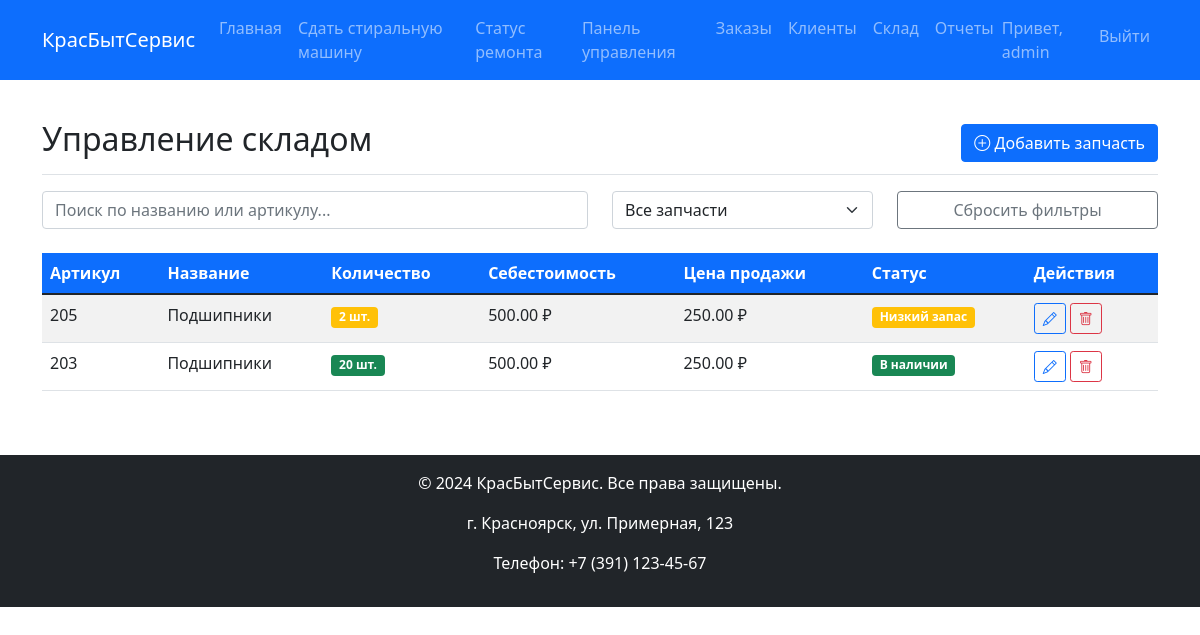
The page /warehouse (signed in) on the database its author committed.
### models.py (models this page shows)
class User(UserMixin, db.Model):
    id = db.Column(db.Integer, primary_key=True)
    username = db.Column(db.String(80), unique=True, nullable=False)
    password_hash = db.Column(db.String(120), nullable=False)
    role = db.Column(db.String(20), nullable=False)  # admin, manager, master

class SparePart(db.Model):
    id = db.Column(db.Integer, primary_key=True)
    name = db.Column(db.String(100), nullable=False)
    article = db.Column(db.String(50), unique=True)
    quantity = db.Column(db.Integer, default=0)
    cost_price = db.Column(db.Float)
    retail_price = db.Column(db.Float)
    min_stock = db.Column(db.Integer, default=5)

### app.py (the view)
@app.route('/warehouse')
@login_required
def warehouse():
    spare_parts = SparePart.query.all()
    return render_template('warehouse.html', spare_parts=spare_parts)

### app.py (called while the page is built)
@login_manager.user_loader
def load_user(user_id):
    return User.query.get(int(user_id))

@app.context_processor
def utility_processor():
    return {
        'calculate_total_profit': calculate_total_profit,
        'get_status_badge_class': get_status_badge_class
    }

@app.context_processor
def utility_processor():
    return dict(calculate_client_total=calculate_client_total)

### templates/warehouse.html (shortened to what this page needs)
{% extends "base.html" %}
{% block content %}
<div class="d-flex justify-content-between flex-wrap flex-md-nowrap align-items-center pt-3 pb-2 mb-3 border-bottom">
    <h1 class="h2">Управление складом</h1>
    <div class="btn-toolbar mb-2 mb-md-0">
        <button type="button" class="btn btn-primary" data-bs-toggle="modal" data-bs-target="#addSparePartModal">
            <i class="bi bi-plus-circle"></i> Добавить запчасть
        </button>
    </div>
</div>
<div class="row mb-4">
    <div class="col-md-6">
        <input type="text" class="form-control" id="searchInput" placeholder="Поиск по названию или артикулу...">
    </div>
    <div class="col-md-3">
        <select class="form-select" id="stockFilter">
            <option value="all">Все запчасти</option>
        </select>
    </div>
    <div class="col-md-3">
        <button class="btn btn-outline-secondary w-100" onclick="resetFilters()">Сбросить фильтры</button>
    </div>
</div>
<div class="table-responsive">
    <table class="table table-striped table-hover" id="warehouseTable">
        <thead class="table-dark">
            <tr>
                <th>Артикул</th>
                <th>Название</th>
                <th>Количество</th>
                <th>Себестоимость</th>
                <th>Цена продажи</th>
                <th>Статус</th>
                <th>Действия</th>
            </tr>
        </thead>
        <tbody>
            {% for part in spare_parts %}
            <tr class="spare-part-row"
                data-name="{{ part.name.lower() }}"
                data-article="{{ part.article.lower() if part.article else '' }}"
                data-stock="{{ part.quantity }}">
                <td>{{ part.article or 'Не указан' }}</td>
                <td>{{ part.name }}</td>
                <td>
                    <span class="badge bg-{% if part.quantity == 0 %}danger{% elif part.quantity <= part.min_stock %}warning{% else %}success{% endif %}">
                        {{ part.quantity }} шт.
                    </span>
                </td>
                <td>{{ "%.2f"|format(part.cost_price) }} ₽</td>
                <td>{{ "%.2f"|format(part.retail_price) }} ₽</td>
                <td>
                    {% if part.quantity == 0 %}
                        <span class="badge bg-danger">Нет в наличии</span>
                    {% elif part.quantity <= part.min_stock %}
                        <span class="badge bg-warning">Низкий запас</span>
                    {% else %}
                        <span class="badge bg-success">В наличии</span>
                    {% endif %}
                </td>
                <td>
                    <button class="btn btn-sm btn-outline-primary"
                            data-bs-toggle="modal"
                            data-bs-target="#editSparePartModal"
                            data-id="{{ part.id }}"
                            data-name="{{ part.name }}"
                            data-article="{{ part.article }}"
                            data-quantity="{{ part.quantity }}"
                            data-cost="{{ part.cost_price }}"
                            data-retail="{{ part.retail_price }}"
                            data-minstock="{{ part.min_stock }}"
                            onclick="fillEditForm(this)">
                        <i class="bi bi-pencil"></i>
                    </button>
                    <button class="btn btn-sm btn-outline-danger"
                            onclick="confirmDelete({{ part.id }}, '{{ part.name }}')">
                        <i class="bi bi-trash"></i>
                    </button>
                </td>
            </tr>
            {% endfor %}
        </tbody>
    </table>
</div>
<link rel="stylesheet" href="https://cdn.jsdelivr.net/npm/bootstrap-icons@1.10.0/font/bootstrap-icons.css">
{% endblock %}

### templates/base.html (shortened to what this page needs)
<!DOCTYPE html>
<html lang="ru">
<head>
    <link href="https://cdn.jsdelivr.net/npm/bootstrap@5.1.3/dist/css/bootstrap.min.css" rel="stylesheet">
    <link rel="stylesheet" href="{{ url_for('static', filename='css/style.css') }}">
</head>
<body>
    <nav class="navbar navbar-expand-lg navbar-dark bg-primary">
        <div class="container">
            <a class="navbar-brand" href="{{ url_for('index') }}">КрасБытСервис</a>
            <div class="collapse navbar-collapse" id="navbarNav">
                <ul class="navbar-nav me-auto">
                    <li class="nav-item">
                        <a class="nav-link" href="{{ url_for('index') }}">Главная</a>
                    </li>
                    <li class="nav-item">
                        <a class="nav-link" href="{{ url_for('buy_request') }}">Сдать стиральную машину</a>
                    </li>
                    <li class="nav-item">
                        <a class="nav-link" href="{{ url_for('repair_status') }}">Статус ремонта</a>
                    </li>
                    {% if current_user.is_authenticated %}
                    <li class="nav-item">
                        <a class="nav-link" href="{{ url_for('dashboard') }}">Панель управления</a>
                    </li>
                    <li class="nav-item">
                        <a class="nav-link" href="{{ url_for('orders') }}">Заказы</a>
                    </li>
                    <li class="nav-item">
                        <a class="nav-link" href="{{ url_for('clients') }}">Клиенты</a>
                    </li>
                    <li class="nav-item">
                        <a class="nav-link" href="{{ url_for('warehouse') }}">Склад</a>
                    </li>
                    <li class="nav-item">
                        <a class="nav-link" href="{{ url_for('reports') }}">Отчеты</a>
                    </li>
                    {% endif %}
                </ul>
                <ul class="navbar-nav">
                    {% if current_user.is_authenticated %}
                    <li class="nav-item">
                        <span class="navbar-text">Привет, {{ current_user.username }}</span>
                    </li>
                    <li class="nav-item">
                        <a class="nav-link" href="{{ url_for('logout') }}">Выйти</a>
                    </li>
                    {% else %}
                    <li class="nav-item">
                        <a class="nav-link" href="{{ url_for('login') }}">Вход</a>
                    </li>
                    {% endif %}
                </ul>
            </div>
        </div>
    </nav>
    <div class="container mt-4">
        {% block content %}{% endblock %}
    </div>
    <footer class="bg-dark text-white text-center py-3 mt-5">
        <div class="container">
            <p>&copy; 2024 КрасБытСервис. Все права защищены.</p>
            <p>г. Красноярск, ул. Примерная, 123</p>
            <p>Телефон: +7 (391) 123-45-67</p>
        </div>
    </footer>
</body>
</html>

### templates/warehouse.html (style rules this page uses)
.table th { background-color: #0d6efd; color: white; }

### rows shown on the page
User: username "admin"
SparePart: article "205", name "Подшипники", quantity "2", cost_price "500.00", retail_price "250.00", min_stock "Низкий запас"
SparePart: article "203", name "Подшипники", quantity "20", cost_price "500.00", retail_price "250.00", min_stock "В наличии"
